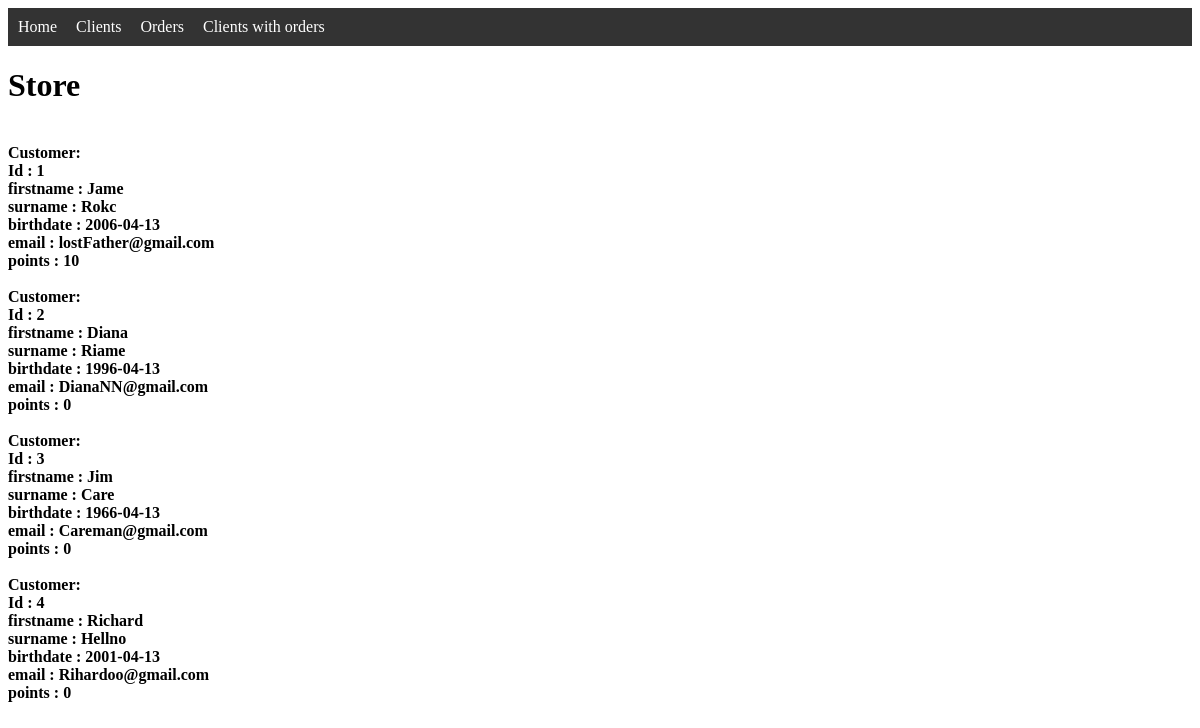
Page /customers on the committed database.
### tables this page shows
CREATE TABLE IF NOT EXISTS `Customers` (
  `Id` INT NOT NULL AUTO_INCREMENT,
  `firstname` VARCHAR(45) NULL,
  `surname` VARCHAR(45) NULL,
  `birthdate` DATE NULL,
  `email` VARCHAR(255) NULL,
  `points` INT NULL,
  PRIMARY KEY (`Id`));

### db/DB.php (called while the page is built, shortened)
<?php
class DB {
public static $pdo;
public static function connect(){
$servername = $_ENV['DB_HOST'];
$username = $_ENV['DB_USER'];
$password = $_ENV['DB_PASS'];
$dbname = $_ENV['DB_NAME'];
try {
  self::$pdo = new PDO("mysql:host=$servername;dbname=$dbname", $username, $password);
  self::$pdo->setAttribute(PDO::ATTR_ERRMODE, PDO::ERRMODE_EXCEPTION);
}
catch(PDOException $e) {
  echo "Connection failed: " . $e->getMessage();
}
}
public static function query($sql, $params = []) {
    $stmt = self::$pdo->prepare($sql);
    $stmt->execute($params);
    return $stmt->fetchAll(PDO::FETCH_ASSOC);
}
}
?>

### src/models/Customer.php (called while the page is built, shortened)
<?php
require_once __DIR__ . '/../../db/DB.php';
class Customer {
    public static function getALL(){
       return DB::query("SELECT * FROM customers");
    }
}
?>

### src/views/customer/customers.php (the view, shortened to what this page needs)
<?php
foreach($customers as $customer){
          echo("<strong>");
          echo("Customer:");
      foreach($customer as $key => $value){
              echo("<br>");
              echo("$key : $value ");
      }
          echo("</strong>");
      }
  ?>

### index.php (shortened to what this page needs)
<nav>
    <a href="/">Home</a>
    <a href="/customers">Clients</a>
    <a href="/orders">Orders</a>
    <a href="/customers?with-orders=full">Clients with orders</a>
</nav>
<link rel="stylesheet" href="/css/style.css">
<?php
$title = "Store";
echo("<h1>");
echo($title);
echo("</h1>");
        $requestUri = parse_url($_SERVER['REQUEST_URI'], PHP_URL_PATH);
        if ($requestUri == "/customers"){
            require __DIR__ . "/src/controllers/CustomerController.php";
            CustomerController::index();
        }
?>

### src/controllers/CustomerController.php (shortened to what this page needs)
<?php
require_once __DIR__ . '/../models/Customer.php';
class CustomerController{
    public static function index() {
        $withOrders = $_GET['with-orders'] ?? null;
        if($withOrders == null){
            self::Customers();
        }
    }
    public static function Customers(){
    $customers = Customer::getALL();
    require __DIR__ . '/../views/customer/customers.php';
    }
}
?>

### css/style.css (style rules this page uses)
nav { background: #333; padding: 10px; }
nav a { color: white; margin-right: 15px; text-decoration: none; }

### rows in the picture
customers: key "Id", Id "1", key "firstname", firstname "Jame", key "surname", surname "Rokc", key "birthdate", birthdate "2006-04-13", key "email", email "lostFather@gmail.com", key "points", points "10"
customers: key "Id", Id "2", key "firstname", firstname "Diana", key "surname", surname "Riame", key "birthdate", birthdate "1996-04-13", key "email", email "DianaNN@gmail.com", key "points", points "0"
customers: key "Id", Id "3", key "firstname", firstname "Jim", key "surname", surname "Care", key "birthdate", birthdate "1966-04-13", key "email", email "Careman@gmail.com", key "points", points "0"
customers: key "Id", Id "4", key "firstname", firstname "Richard", key "surname", surname "Hellno", key "birthdate", birthdate "2001-04-13", key "email", email "Rihardoo@gmail.com", key "points", points "0"

### other values in the picture
$title "Store"
